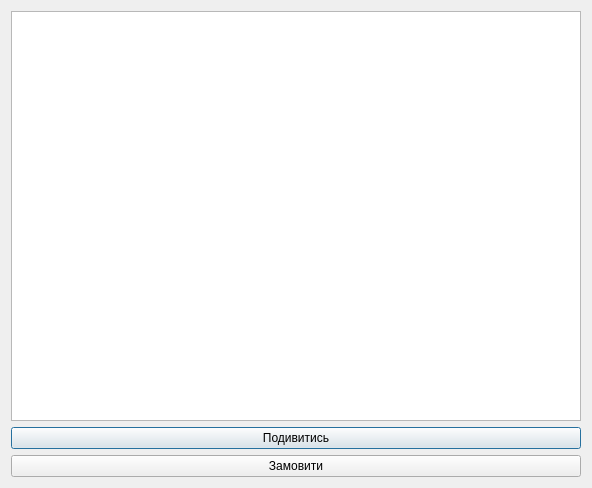
<?xml version="1.0" encoding="UTF-8"?>
<ui version="4.0">
 <class>OldAvto</class>
 <widget class="QDialog" name="OldAvto">
  <property name="geometry">
   <rect>
    <x>0</x>
    <y>0</y>
    <width>592</width>
    <height>488</height>
   </rect>
  </property>
  <property name="windowTitle">
   <string>Dialog</string>
  </property>
  <layout class="QVBoxLayout" name="verticalLayout">
   <item>
    <widget class="QTableView" name="old_vw"/>
   </item>
   <item>
    <widget class="QPushButton" name="old_pb">
     <property name="text">
      <string>Подивитись</string>
     </property>
    </widget>
   </item>
   <item>
    <widget class="QPushButton" name="zamovl_pb">
     <property name="text">
      <string>Замовити</string>
     </property>
    </widget>
   </item>
  </layout>
 </widget>
 <resources/>
 <connections/>
</ui>
